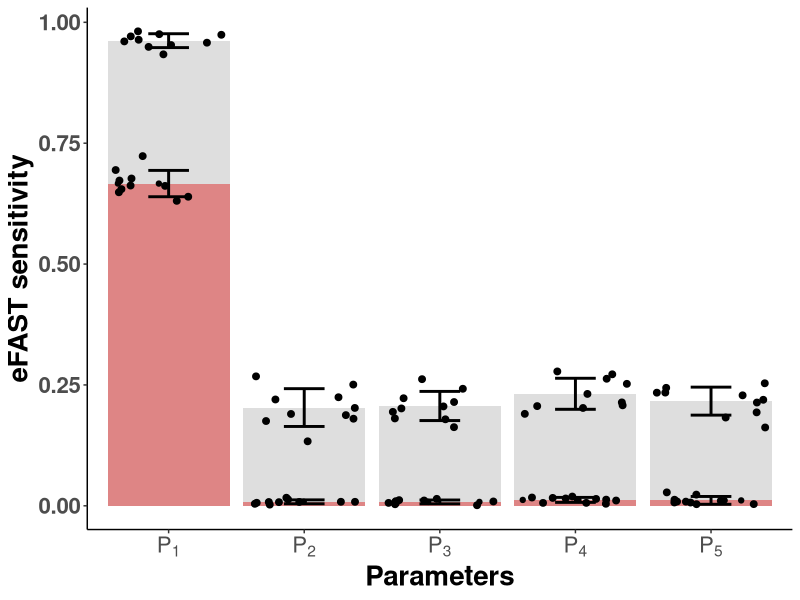
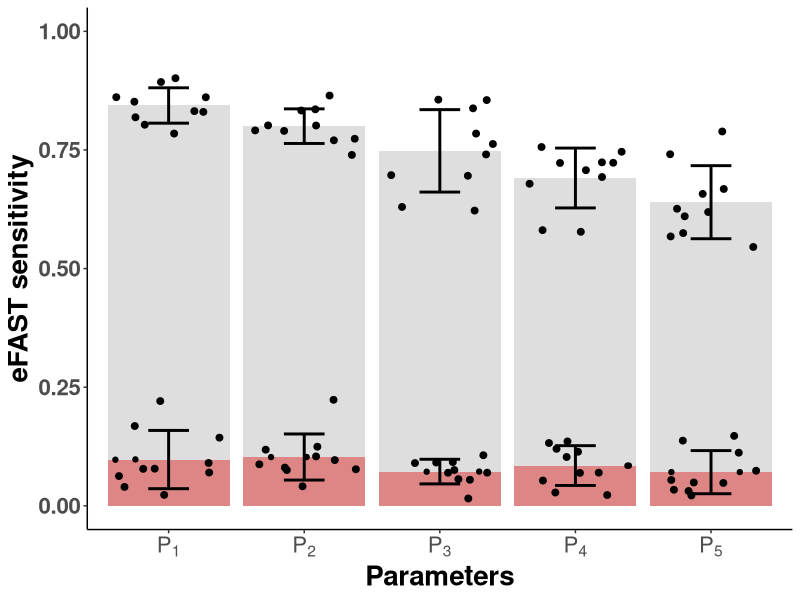

The R source for these figures, in order:


df1<-data.frame(Parameter=c("P1", "P2", "P3", "P4", "P5"),
                firstorder=c(0.666496198, 0.008250013, 0.00799589, 0.012210192, 0.011206924),
                totalorder=c(0.96200203,0.20317708, 0.20647151,0.23169107,0.21648469), 
                sd1=c(0.027222494,0.004074421,0.004010313,0.005191917,0.008101732),
                sd2=c(0.014339139,0.039087456,0.030153793,0.03209025,0.028972021))

df2<-data.frame(Parameter=rep(c('P1', "P2", "P3", "P4", "P5"), 10),
                firstorder=c(0.661684566,0.006287221,0.010998491,0.00424198,0.003543989,
                             0.676939497,0.004135768,0.001180106,0.010934697,0.006922838,
                             0.67272774,0.0077806,0.014377277,0.006122739,0.008856654,
                             0.694470702,0.016690741,0.008987883,0.012750447,0.00679275,
                             0.639258488,0.007574341,0.003222801,0.014239004,0.027795303,
                             0.723259629,0.002460098,0.006054616,0.016335581,0.010393201,
                             0.65498137,0.008331481,0.007915492,0.019140074,0.012603904,
                             0.648485928,0.013054192,0.009570458,0.017136029,0.008638292,
                             0.662411659,0.0079403,0.011754398,0.00604367,0.003365844,
                             0.630742402,0.008245386,0.005897377,0.015157694,0.023156462))

df3<-data.frame(Parameter=rep(c("P1", "P2", "P3", "P4", "P5"), 10),
                totalorder=c(0.9639026,0.2024008,0.2014104,0.2522748,0.2341837,
                             0.9578455,0.1334219,0.2056043,0.2719764,0.2192701,
                             0.9754713,0.1753609,0.1626481,0.2138902,0.2136167,
                             0.9813324,0.250719,0.261941,0.2078517,0.1620247,
                             0.970863,0.2199376,0.178921,0.2023684,0.2339759,
                             0.9741954,0.2677117,0.1807157,0.2779455,0.2534112,
                             0.9605257,0.1801374,0.2420636,0.2627749,0.1825685,
                             0.9337329,0.1875849,0.1943129,0.190197,0.1932838,
                             0.9529783,0.2245309,0.2146258,0.2314151,0.2285311,
                             0.9491732,0.1899657,0.2224723,0.2062167,0.2439812))


df4<-data.frame(Parameter=c("P1", "P2", "P3", "P4", "P5"),
                firstorder=c(0.097458909, 0.102839334, 0.072150574, 0.084823306, 0.07093064),
                totalorder=c(0.84370897,0.80015774, 0.74810974,0.69092679,0.63985001), 
                sd1=c(0.06142104,0.048603828,0.025958523,0.041919694,0.045440507),
                sd2=c(0.037282539,0.036452723,0.086869795,0.063081834,0.076998399))

df5<-data.frame(Parameter=rep(c("P1", "P2", "P3", "P4", "P5"), 10),
                firstorder=c(0.16814841,0.096373,0.07541377,0.10289537,0.13739842,
                             0.03979427,0.0805212,0.05621552,0.0280167,0.07390083,
                             0.22073127,0.08751459,0.09210532,0.12009347,0.0312669,
                             0.02298849,0.11832426,0.09010926,0.1357634,0.11197973,
                             0.06271215,0.22343654,0.10661139,0.05324852,0.05445796,
                             0.07824968,0.04114005,0.06981161,0.02272827,0.04910544,
                             0.07785173,0.07705477,0.01543692,0.06933435,0.03384253,
                             0.14362493,0.10411904,0.05485493,0.06985825,0.14737377,
                             0.07014489,0.12458051,0.09124812,0.11396066,0.04818815,
                             0.09034327,0.07532938,0.0696989,0.13233407,0.02179267))

df6<-data.frame(Parameter=rep(c("P1", "P2", "P3", "P4", "P5"), 10),
                totalorder=c(0.8612096,0.7703628,0.8560495,0.7229905,0.7409201,
                             0.8318547,0.835649,0.6222219,0.6929401,0.567728,
                             0.9012073,0.8331348,0.7844938,0.7238862,0.6573856,
                             0.8031868,0.7901612,0.629908,0.7561608,0.6261088,
                             0.7845515,0.8017823,0.7625611,0.7073276,0.6101365,
                             0.8610598,0.8014984,0.8551075,0.6787679,0.6677486,
                             0.818834,0.7911866,0.6968753,0.7462048,0.5747947,
                             0.8932082,0.7736502,0.6956162,0.5809123,0.7889584,
                             0.8517266,0.864644,0.8377093,0.5775109,0.5455581,
                             0.8302512,0.7395081,0.7405548,0.7225668,0.6191613))

library(ggplot2)
theme_set(theme_classic())

# Stacked barplot with multiple groups

p1<- ggplot(data = df1, aes(x = Parameter, y = firstorder)) + 
  geom_bar(aes(fill="first order"),stat = "identity", fill = "red",alpha=0.7,size=3)+
  geom_bar(data = df1, aes(x = Parameter, y = totalorder, fill="total order"),
           stat = "identity", fill = "grey", alpha = 0.5,size=3)+
  geom_errorbar(aes(ymin=firstorder-sd1, ymax=firstorder+sd1), width=.3,size = 1)+
  geom_errorbar(aes(ymin=totalorder-sd2, ymax=totalorder+sd2), width=.3,size = 1)+
  geom_point(data=df2,aes(x=Parameter,y=firstorder),size = 2,position = "jitter")+
  geom_jitter()+
  geom_point(data=df3,aes(x=Parameter,y=totalorder),size = 2,position = "jitter")+
  geom_jitter()+
  theme(text=element_text(size=20, face="bold"))+
  labs(x="Parameters",y="eFAST sensitivity")+
  scale_x_discrete(labels=c(expression(P[1]), expression(P[2]), expression(P[3]),expression(P[4]),expression(P[5])))
 p1 
#ggsave(file="Efast_full.tiff",dpi=600,path="D:/Projects/T1D/Figures")
# Remove colour="grey" in geom_bar to avoid the boundary

p2<-ggplot(data = df4, aes(x = Parameter, y = firstorder)) + 
  geom_bar(aes(fill="first order"),stat = "identity", fill = "red",alpha=0.7,size=3)+
  geom_bar(data = df4, aes(x = Parameter, y = totalorder, fill="total order"),
           stat = "identity", fill = "grey",alpha = 0.5,size=3)+
  geom_errorbar(aes(ymin=firstorder-sd1, ymax=firstorder+sd1), width=.3,size = 1)+
  geom_errorbar(aes(ymin=totalorder-sd2, ymax=totalorder+sd2), width=.3,size = 1)+
  geom_point(data=df5,aes(x=Parameter,y=firstorder),size = 2,position = "jitter")+
  geom_jitter()+
  geom_point(data=df6,aes(x=Parameter,y=totalorder),size = 2,position = "jitter")+
  geom_jitter()+
  theme(text=element_text(size=20, face="bold",color = 'black'))+
  labs(x="Parameters",y="eFAST sensitivity")+
  scale_y_continuous(limit = c(0,1))

#axis.text.x=element_text(face ='bold',color='black',size = 25),axis.text.y=element_text(face ='bold',color='black',size = 25),

p2<-p2+scale_x_discrete(labels=c(expression(P[1]), expression(P[2]), expression(P[3]),expression(P[4]),expression(P[5])))
p2
#ggsave(file="Efast_Without.tiff",dpi=600,path="D:/Projects/T1D/Figures")


